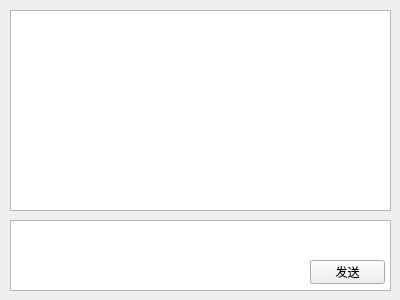
<?xml version="1.0" encoding="UTF-8"?>
<ui version="4.0">
 <class>ChatWindow</class>
 <widget class="QWidget" name="ChatWindow">
  <property name="geometry">
   <rect>
    <x>0</x>
    <y>0</y>
    <width>400</width>
    <height>300</height>
   </rect>
  </property>
  <property name="windowTitle">
   <string>Form</string>
  </property>
  <widget class="QTextEdit" name="messageDisplay">
   <property name="geometry">
    <rect>
     <x>10</x>
     <y>10</y>
     <width>381</width>
     <height>201</height>
    </rect>
   </property>
  </widget>
  <widget class="QTextEdit" name="textEdit">
   <property name="geometry">
    <rect>
     <x>10</x>
     <y>220</y>
     <width>381</width>
     <height>71</height>
    </rect>
   </property>
  </widget>
  <widget class="QPushButton" name="sendBtn">
   <property name="geometry">
    <rect>
     <x>310</x>
     <y>260</y>
     <width>75</width>
     <height>24</height>
    </rect>
   </property>
   <property name="text">
    <string>发送</string>
   </property>
  </widget>
 </widget>
 <resources/>
 <connections/>
</ui>
